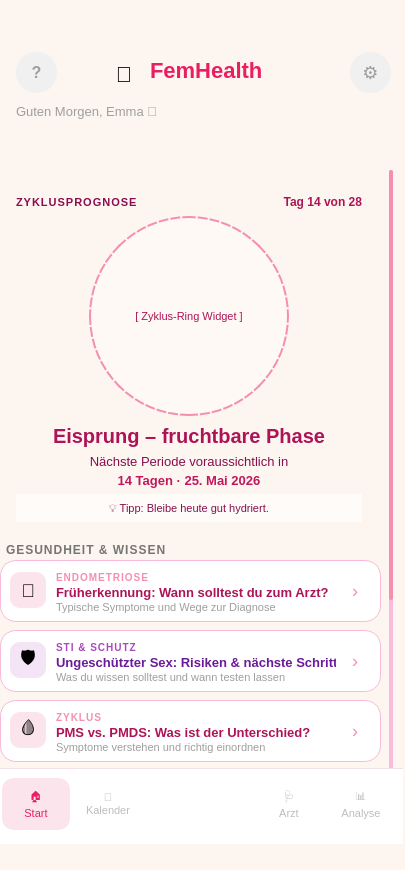
<?xml version="1.0" encoding="UTF-8"?>
<ui version="4.0">
 <class>FemHealthDashboard</class>
 <widget class="QWidget" name="FemHealthDashboard">
  <property name="geometry">
   <rect>
    <x>0</x>
    <y>0</y>
    <width>405</width>
    <height>870</height>
   </rect>
  </property>
  <property name="windowTitle">
   <string>FemHealth – Dashboard</string>
  </property>
  <property name="styleSheet">
   <string notr="true">
QWidget#FemHealthDashboard {
    background-color: #FDF6F0;
    font-family: &quot;Segoe UI&quot;, Arial, sans-serif;
}
QWidget#scrollContents {
    background-color: #FDF6F0;
}

/* ── Help-Button ── */
QPushButton#btnHelp {
    background-color: #F0F0F0; color: #9E9E9E;
    border-radius: 20px; font-size: 16px; font-weight: bold; border: none;
}
QPushButton#btnHelp:hover { background-color: #E0E0E0; }
QPushButton#btnHelp:pressed { background-color: #BDBDBD; }

/* ── Einstellungen-Button ── */
QPushButton#btnSettings {
    background-color: #F0F0F0; color: #9E9E9E;
    border-radius: 20px; font-size: 18px; border: none;
}
QPushButton#btnSettings:hover { background-color: #FCE4EC; color: #E91E63; }
QPushButton#btnSettings:pressed { background-color: #F8BBD9; }

/* ── Prognose-Karte ── */
QFrame#framePrognose {
    background: qlineargradient(x1:0, y1:0, x2:1, y2:1,
        stop:0 #FCE4EC, stop:0.5 #F8BBD9, stop:1 #F48FB1);
    border-radius: 24px; border: none;
}
QLabel#lblPrognoseTitle {
    color: #880E4F; font-size: 11px; font-weight: 700;
    letter-spacing: 1px; background: transparent;
}
QLabel#lblCyclePhase {
    color: #AD1457; font-size: 20px; font-weight: bold; background: transparent;
}
QLabel#lblPrognoseInfo { color: #880E4F; font-size: 13px; background: transparent; }
QLabel#lblDaysInfo { color: #C2185B; font-size: 13px; font-weight: bold; background: transparent; }
QLabel#lblCycleDay { color: #AD1457; font-size: 12px; font-weight: bold; background: transparent; }
QLabel#lblTip {
    color: #880E4F; font-size: 11px;
    background: rgba(255,255,255,0.55);
    border-radius: 20px; padding: 6px 14px;
}

/* ── Titel &amp; Begrüßung ── */
QLabel#lblAppTitle { color: #E91E63; font-size: 22px; font-weight: bold; background: transparent; }
QLabel#lblGreeting { color: #9E9E9E; font-size: 13px; background: transparent; }
QLabel#lblSectionTitle {
    color: #757575; font-size: 12px; font-weight: 700;
    letter-spacing: 1px; background: transparent;
}

/* ── Filter-Chips ── */
QPushButton#chipAlle, QPushButton#chipEndo, QPushButton#chipSTI,
QPushButton#chipZyklus, QPushButton#chipMental, QPushButton#chipErnaehrung {
    background-color: #FFFFFF; color: #AD1457; border-radius: 16px;
    font-size: 12px; font-weight: 600; border: 1.5px solid #F48FB1; padding: 4px 13px;
}
QPushButton#chipAlle:checked, QPushButton#chipEndo:checked, QPushButton#chipSTI:checked,
QPushButton#chipZyklus:checked, QPushButton#chipMental:checked, QPushButton#chipErnaehrung:checked {
    background-color: #F48FB1; color: #FFFFFF; border-color: #F48FB1;
}
QPushButton#chipAlle:hover, QPushButton#chipEndo:hover, QPushButton#chipSTI:hover,
QPushButton#chipZyklus:hover, QPushButton#chipMental:hover, QPushButton#chipErnaehrung:hover {
    background-color: #FCE4EC;
}

/* ── News-Karten ── */
QFrame#newsCard1, QFrame#newsCard2, QFrame#newsCard3,
QFrame#newsCard4, QFrame#newsCard5 {
    background-color: #FFFFFF; border-radius: 16px; border: 1px solid #F8BBD9;
}
QFrame#newsCard1:hover, QFrame#newsCard2:hover, QFrame#newsCard3:hover,
QFrame#newsCard4:hover, QFrame#newsCard5:hover { background-color: #FFF5F8; }
QLabel#newsCat1, QLabel#newsCat3 {
    color: #F48FB1; font-size: 10px; font-weight: 700; letter-spacing: 1px; background: transparent;
}
QLabel#newsCat2, QLabel#newsCat5 {
    color: #AB47BC; font-size: 10px; font-weight: 700; letter-spacing: 1px; background: transparent;
}
QLabel#newsCat4 {
    color: #1976D2; font-size: 10px; font-weight: 700; letter-spacing: 1px; background: transparent;
}
QLabel#newsTitle1, QLabel#newsTitle3 {
    color: #AD1457; font-size: 13px; font-weight: 700; background: transparent;
}
QLabel#newsTitle2, QLabel#newsTitle5 {
    color: #6A1B9A; font-size: 13px; font-weight: 700; background: transparent;
}
QLabel#newsTitle4 { color: #0D47A1; font-size: 13px; font-weight: 700; background: transparent; }
QLabel#newsSub1, QLabel#newsSub2, QLabel#newsSub3,
QLabel#newsSub4, QLabel#newsSub5 { color: #9E9E9E; font-size: 11px; background: transparent; }
QLabel#newsArrow1, QLabel#newsArrow2, QLabel#newsArrow3,
QLabel#newsArrow4, QLabel#newsArrow5 { color: #F48FB1; font-size: 18px; background: transparent; }

/* ── Social-Media ── */
QFrame#frameSocial {
    background-color: #FFFFFF; border-radius: 16px; border: 1px solid #F8BBD9;
}
QLabel#lblSocialTitle {
    color: #9E9E9E; font-size: 11px; font-weight: 700; letter-spacing: 1px; background: transparent;
}
QPushButton#btnInstagram, QPushButton#btnX, QPushButton#btnTikTok {
    background-color: #FCE4EC; color: #AD1457; border-radius: 12px;
    font-size: 12px; font-weight: 700; border: 1.5px solid #F48FB1; padding: 6px 14px;
}
QPushButton#btnInstagram:hover, QPushButton#btnX:hover, QPushButton#btnTikTok:hover {
    background-color: #F48FB1; color: #FFFFFF;
}
QPushButton#btnInstagram:pressed, QPushButton#btnX:pressed, QPushButton#btnTikTok:pressed {
    background-color: #E91E63; color: #FFFFFF;
}

/* ── Scroll ── */
QScrollArea { background: transparent; border: none; }
QScrollBar:vertical { width: 4px; background: #F8BBD9; border-radius: 2px; }
QScrollBar::handle:vertical { background: #F48FB1; border-radius: 2px; min-height: 20px; }
QScrollBar::add-line:vertical, QScrollBar::sub-line:vertical { height: 0; }
QScrollBar:horizontal { height: 0px; }

/* ── Bottom-Navigation ── */
QFrame#frameNavBar {
    background-color: #FFFFFF;
    border-top: 1px solid #F0E0E8;
}
QPushButton#navHome {
    color: #E91E63; background: #FCE4EC;
    border-radius: 12px; border: none; font-size: 11px;
}
QPushButton#navKalender, QPushButton#navArzt, QPushButton#navAnalyse {
    color: #BDBDBD; background: transparent; border: none; font-size: 11px;
}
QPushButton#navKalender:hover, QPushButton#navArzt:hover, QPushButton#navAnalyse:hover {
    color: #AD1457;
}
QPushButton#navTracken {
    background: qlineargradient(x1:0,y1:0,x2:1,y2:1,
        stop:0 #E91E63, stop:1 #C2185B);
    color: #FFFFFF; border: none; border-radius: 16px;
    font-size: 11px; font-weight: bold;
    min-width: 66px; max-width: 66px;
    min-height: 52px; max-height: 52px;
}
QPushButton#navTracken:hover { background: #C2185B; }
QPushButton#navTracken:pressed { background: #880E4F; }
   </string>
  </property>
  <widget class="QPushButton" name="btnHelp">
   <property name="geometry">
    <rect>
     <x>16</x>
     <y>52</y>
     <width>41</width>
     <height>41</height>
    </rect>
   </property>
   <property name="cursor">
    <cursorShape>PointingHandCursor</cursorShape>
   </property>
   <property name="toolTip">
    <string>Hilfe</string>
   </property>
   <property name="text">
    <string>?</string>
   </property>
  </widget>
  <widget class="QLabel" name="lblLogo">
   <property name="geometry">
    <rect>
     <x>110</x>
     <y>60</y>
     <width>28</width>
     <height>28</height>
    </rect>
   </property>
   <property name="styleSheet">
    <string>font-size:22px; background:transparent;</string>
   </property>
   <property name="text">
    <string>🌺</string>
   </property>
   <property name="alignment">
    <set>Qt::AlignCenter</set>
   </property>
  </widget>
  <widget class="QLabel" name="lblAppTitle">
   <property name="geometry">
    <rect>
     <x>150</x>
     <y>50</y>
     <width>148</width>
     <height>40</height>
    </rect>
   </property>
   <property name="text">
    <string>FemHealth</string>
   </property>
   <property name="alignment">
    <set>Qt::AlignLeading|Qt::AlignLeft|Qt::AlignVCenter</set>
   </property>
  </widget>
  <widget class="QPushButton" name="btnSettings">
   <property name="geometry">
    <rect>
     <x>350</x>
     <y>52</y>
     <width>41</width>
     <height>41</height>
    </rect>
   </property>
   <property name="cursor">
    <cursorShape>PointingHandCursor</cursorShape>
   </property>
   <property name="toolTip">
    <string>Einstellungen öffnen</string>
   </property>
   <property name="text">
    <string>⚙</string>
   </property>
  </widget>
  <widget class="QLabel" name="lblGreeting">
   <property name="geometry">
    <rect>
     <x>16</x>
     <y>100</y>
     <width>370</width>
     <height>22</height>
    </rect>
   </property>
   <property name="text">
    <string>Guten Morgen, Emma 👋</string>
   </property>
   <property name="alignment">
    <set>Qt::AlignLeading|Qt::AlignLeft|Qt::AlignVCenter</set>
   </property>
  </widget>
  <widget class="QScrollArea" name="scrollArea">
   <property name="geometry">
    <rect>
     <x>-10</x>
     <y>170</y>
     <width>403</width>
     <height>643</height>
    </rect>
   </property>
   <property name="horizontalScrollBarPolicy">
    <enum>Qt::ScrollBarAlwaysOff</enum>
   </property>
   <property name="widgetResizable">
    <bool>false</bool>
   </property>
   <widget class="QWidget" name="scrollContents">
    <property name="geometry">
     <rect>
      <x>0</x>
      <y>-317</y>
      <width>403</width>
      <height>960</height>
     </rect>
    </property>
    <widget class="QFrame" name="framePrognose">
     <property name="geometry">
      <rect>
       <x>10</x>
       <y>8</y>
       <width>381</width>
       <height>351</height>
      </rect>
     </property>
     <property name="frameShape">
      <enum>QFrame::StyledPanel</enum>
     </property>
     <property name="frameShadow">
      <enum>QFrame::Raised</enum>
     </property>
     <widget class="QLabel" name="lblPrognoseTitle">
      <property name="geometry">
       <rect>
        <x>16</x>
        <y>14</y>
        <width>200</width>
        <height>20</height>
       </rect>
      </property>
      <property name="text">
       <string>ZYKLUSPROGNOSE</string>
      </property>
     </widget>
     <widget class="QLabel" name="lblCycleDay">
      <property name="geometry">
       <rect>
        <x>220</x>
        <y>14</y>
        <width>142</width>
        <height>20</height>
       </rect>
      </property>
      <property name="text">
       <string>Tag 14 von 28</string>
      </property>
      <property name="alignment">
       <set>Qt::AlignRight|Qt::AlignTrailing|Qt::AlignVCenter</set>
      </property>
     </widget>
     <widget class="QLabel" name="lblCycleRingPlaceholder">
      <property name="geometry">
       <rect>
        <x>89</x>
        <y>38</y>
        <width>200</width>
        <height>200</height>
       </rect>
      </property>
      <property name="styleSheet">
       <string>color:#AD1457;font-size:11px;background:rgba(255,255,255,0.3);border-radius:100px;border:2px dashed #F48FB1;padding:10px;</string>
      </property>
      <property name="text">
       <string>[ Zyklus-Ring Widget ]</string>
      </property>
      <property name="alignment">
       <set>Qt::AlignCenter</set>
      </property>
      <property name="wordWrap">
       <bool>true</bool>
      </property>
     </widget>
     <widget class="QLabel" name="lblCyclePhase">
      <property name="geometry">
       <rect>
        <x>16</x>
        <y>244</y>
        <width>346</width>
        <height>28</height>
       </rect>
      </property>
      <property name="text">
       <string>Eisprung – fruchtbare Phase</string>
      </property>
      <property name="alignment">
       <set>Qt::AlignCenter</set>
      </property>
     </widget>
     <widget class="QLabel" name="lblPrognoseInfo">
      <property name="geometry">
       <rect>
        <x>16</x>
        <y>274</y>
        <width>346</width>
        <height>18</height>
       </rect>
      </property>
      <property name="text">
       <string>Nächste Periode voraussichtlich in</string>
      </property>
      <property name="alignment">
       <set>Qt::AlignCenter</set>
      </property>
     </widget>
     <widget class="QLabel" name="lblDaysInfo">
      <property name="geometry">
       <rect>
        <x>16</x>
        <y>292</y>
        <width>346</width>
        <height>20</height>
       </rect>
      </property>
      <property name="text">
       <string>14 Tagen · 25. Mai 2026</string>
      </property>
      <property name="alignment">
       <set>Qt::AlignCenter</set>
      </property>
     </widget>
     <widget class="QLabel" name="lblTip">
      <property name="geometry">
       <rect>
        <x>16</x>
        <y>316</y>
        <width>346</width>
        <height>28</height>
       </rect>
      </property>
      <property name="text">
       <string>💡 Tipp: Bleibe heute gut hydriert.</string>
      </property>
      <property name="alignment">
       <set>Qt::AlignCenter</set>
      </property>
     </widget>
    </widget>
    <widget class="QLabel" name="lblSectionTitle">
     <property name="geometry">
      <rect>
       <x>16</x>
       <y>370</y>
       <width>370</width>
       <height>20</height>
      </rect>
     </property>
     <property name="text">
      <string>GESUNDHEIT &amp; WISSEN</string>
     </property>
    </widget>
    <widget class="QFrame" name="newsCard1">
     <property name="geometry">
      <rect>
       <x>10</x>
       <y>390</y>
       <width>381</width>
       <height>62</height>
      </rect>
     </property>
     <property name="frameShape">
      <enum>QFrame::StyledPanel</enum>
     </property>
     <widget class="QLabel" name="newsIcon1">
      <property name="geometry">
       <rect>
        <x>10</x>
        <y>12</y>
        <width>36</width>
        <height>36</height>
       </rect>
      </property>
      <property name="styleSheet">
       <string>background:#FCE4EC;border-radius:10px;font-size:18px;</string>
      </property>
      <property name="text">
       <string>🌿</string>
      </property>
      <property name="alignment">
       <set>Qt::AlignCenter</set>
      </property>
     </widget>
     <widget class="QLabel" name="newsCat1">
      <property name="geometry">
       <rect>
        <x>56</x>
        <y>10</y>
        <width>260</width>
        <height>14</height>
       </rect>
      </property>
      <property name="text">
       <string>ENDOMETRIOSE</string>
      </property>
     </widget>
     <widget class="QLabel" name="newsTitle1">
      <property name="geometry">
       <rect>
        <x>56</x>
        <y>24</y>
        <width>280</width>
        <height>16</height>
       </rect>
      </property>
      <property name="text">
       <string>Früherkennung: Wann solltest du zum Arzt?</string>
      </property>
     </widget>
     <widget class="QLabel" name="newsSub1">
      <property name="geometry">
       <rect>
        <x>56</x>
        <y>40</y>
        <width>280</width>
        <height>14</height>
       </rect>
      </property>
      <property name="text">
       <string>Typische Symptome und Wege zur Diagnose</string>
      </property>
     </widget>
     <widget class="QLabel" name="newsArrow1">
      <property name="geometry">
       <rect>
        <x>352</x>
        <y>20</y>
        <width>20</width>
        <height>20</height>
       </rect>
      </property>
      <property name="text">
       <string>›</string>
      </property>
     </widget>
    </widget>
    <widget class="QFrame" name="newsCard2">
     <property name="geometry">
      <rect>
       <x>10</x>
       <y>460</y>
       <width>381</width>
       <height>62</height>
      </rect>
     </property>
     <property name="frameShape">
      <enum>QFrame::StyledPanel</enum>
     </property>
     <widget class="QLabel" name="newsIcon2">
      <property name="geometry">
       <rect>
        <x>10</x>
        <y>12</y>
        <width>36</width>
        <height>36</height>
       </rect>
      </property>
      <property name="styleSheet">
       <string>background:#F3E5F5;border-radius:10px;font-size:18px;</string>
      </property>
      <property name="text">
       <string>🛡️</string>
      </property>
      <property name="alignment">
       <set>Qt::AlignCenter</set>
      </property>
     </widget>
     <widget class="QLabel" name="newsCat2">
      <property name="geometry">
       <rect>
        <x>56</x>
        <y>10</y>
        <width>260</width>
        <height>14</height>
       </rect>
      </property>
      <property name="text">
       <string>STI &amp; SCHUTZ</string>
      </property>
     </widget>
     <widget class="QLabel" name="newsTitle2">
      <property name="geometry">
       <rect>
        <x>56</x>
        <y>24</y>
        <width>280</width>
        <height>16</height>
       </rect>
      </property>
      <property name="text">
       <string>Ungeschützter Sex: Risiken &amp; nächste Schritte</string>
      </property>
     </widget>
     <widget class="QLabel" name="newsSub2">
      <property name="geometry">
       <rect>
        <x>56</x>
        <y>40</y>
        <width>280</width>
        <height>14</height>
       </rect>
      </property>
      <property name="text">
       <string>Was du wissen solltest und wann testen lassen</string>
      </property>
     </widget>
     <widget class="QLabel" name="newsArrow2">
      <property name="geometry">
       <rect>
        <x>352</x>
        <y>20</y>
        <width>20</width>
        <height>20</height>
       </rect>
      </property>
      <property name="text">
       <string>›</string>
      </property>
     </widget>
    </widget>
    <widget class="QFrame" name="newsCard3">
     <property name="geometry">
      <rect>
       <x>10</x>
       <y>530</y>
       <width>381</width>
       <height>62</height>
      </rect>
     </property>
     <property name="frameShape">
      <enum>QFrame::StyledPanel</enum>
     </property>
     <widget class="QLabel" name="newsIcon3">
      <property name="geometry">
       <rect>
        <x>10</x>
        <y>12</y>
        <width>36</width>
        <height>36</height>
       </rect>
      </property>
      <property name="styleSheet">
       <string>background:#FCE4EC;border-radius:10px;font-size:18px;</string>
      </property>
      <property name="text">
       <string>🩸</string>
      </property>
      <property name="alignment">
       <set>Qt::AlignCenter</set>
      </property>
     </widget>
     <widget class="QLabel" name="newsCat3">
      <property name="geometry">
       <rect>
        <x>56</x>
        <y>10</y>
        <width>260</width>
        <height>14</height>
       </rect>
      </property>
      <property name="text">
       <string>ZYKLUS</string>
      </property>
     </widget>
     <widget class="QLabel" name="newsTitle3">
      <property name="geometry">
       <rect>
        <x>56</x>
        <y>24</y>
        <width>280</width>
        <height>16</height>
       </rect>
      </property>
      <property name="text">
       <string>PMS vs. PMDS: Was ist der Unterschied?</string>
      </property>
     </widget>
     <widget class="QLabel" name="newsSub3">
      <property name="geometry">
       <rect>
        <x>56</x>
        <y>40</y>
        <width>280</width>
        <height>14</height>
       </rect>
      </property>
      <property name="text">
       <string>Symptome verstehen und richtig einordnen</string>
      </property>
     </widget>
     <widget class="QLabel" name="newsArrow3">
      <property name="geometry">
       <rect>
        <x>352</x>
        <y>20</y>
        <width>20</width>
        <height>20</height>
       </rect>
      </property>
      <property name="text">
       <string>›</string>
      </property>
     </widget>
    </widget>
    <widget class="QFrame" name="frameSocial">
     <property name="geometry">
      <rect>
       <x>10</x>
       <y>600</y>
       <width>381</width>
       <height>72</height>
      </rect>
     </property>
     <property name="frameShape">
      <enum>QFrame::StyledPanel</enum>
     </property>
     <widget class="QLabel" name="lblSocialTitle">
      <property name="geometry">
       <rect>
        <x>12</x>
        <y>8</y>
        <width>80</width>
        <height>16</height>
       </rect>
      </property>
      <property name="text">
       <string>FOLGE UNS</string>
      </property>
     </widget>
     <widget class="QPushButton" name="btnInstagram">
      <property name="geometry">
       <rect>
        <x>12</x>
        <y>28</y>
        <width>116</width>
        <height>34</height>
       </rect>
      </property>
      <property name="cursor">
       <cursorShape>PointingHandCursor</cursorShape>
      </property>
      <property name="toolTip">
       <string>https://www.instagram.com/</string>
      </property>
      <property name="text">
       <string>📷 Instagram</string>
      </property>
     </widget>
     <widget class="QPushButton" name="btnX">
      <property name="geometry">
       <rect>
        <x>138</x>
        <y>28</y>
        <width>80</width>
        <height>34</height>
       </rect>
      </property>
      <property name="cursor">
       <cursorShape>PointingHandCursor</cursorShape>
      </property>
      <property name="toolTip">
       <string>https://x.com/</string>
      </property>
      <property name="text">
       <string>✕ X</string>
      </property>
     </widget>
     <widget class="QPushButton" name="btnTikTok">
      <property name="geometry">
       <rect>
        <x>228</x>
        <y>28</y>
        <width>90</width>
        <height>34</height>
       </rect>
      </property>
      <property name="cursor">
       <cursorShape>PointingHandCursor</cursorShape>
      </property>
      <property name="toolTip">
       <string>https://www.tiktok.com/</string>
      </property>
      <property name="text">
       <string>♪ TikTok</string>
      </property>
     </widget>
    </widget>
    <widget class="QLabel" name="lblSpacer">
     <property name="geometry">
      <rect>
       <x>0</x>
       <y>740</y>
       <width>403</width>
       <height>40</height>
      </rect>
     </property>
     <property name="text">
      <string/>
     </property>
    </widget>
    <widget class="QLabel" name="lblYoutubeThumbnail">
     <property name="geometry">
      <rect>
       <x>10</x>
       <y>690</y>
       <width>381</width>
       <height>200</height>
      </rect>
     </property>
     <property name="text">
      <string>TextLabel</string>
     </property>
    </widget>
    <widget class="QPushButton" name="buttonYoutube">
     <property name="geometry">
      <rect>
       <x>20</x>
       <y>900</y>
       <width>371</width>
       <height>32</height>
      </rect>
     </property>
     <property name="text">
      <string>Youtube Video starten</string>
     </property>
    </widget>
   </widget>
  </widget>
  <widget class="QFrame" name="frameNavBar">
   <property name="geometry">
    <rect>
     <x>0</x>
     <y>768</y>
     <width>403</width>
     <height>76</height>
    </rect>
   </property>
   <property name="frameShape">
    <enum>QFrame::NoFrame</enum>
   </property>
   <widget class="QPushButton" name="navHome">
    <property name="geometry">
     <rect>
      <x>2</x>
      <y>10</y>
      <width>68</width>
      <height>52</height>
     </rect>
    </property>
    <property name="text">
     <string>🏠
Start</string>
    </property>
   </widget>
   <widget class="QPushButton" name="navKalender">
    <property name="geometry">
     <rect>
      <x>74</x>
      <y>10</y>
      <width>68</width>
      <height>52</height>
     </rect>
    </property>
    <property name="cursor">
     <cursorShape>PointingHandCursor</cursorShape>
    </property>
    <property name="text">
     <string>📅
Kalender</string>
    </property>
   </widget>
   <widget class="QPushButton" name="navTracken">
    <property name="geometry">
     <rect>
      <x>169</x>
      <y>10</y>
      <width>66</width>
      <height>52</height>
     </rect>
    </property>
    <property name="cursor">
     <cursorShape>PointingHandCursor</cursorShape>
    </property>
    <property name="text">
     <string>📝
Eintrag</string>
    </property>
   </widget>
   <widget class="QPushButton" name="navArzt">
    <property name="geometry">
     <rect>
      <x>255</x>
      <y>10</y>
      <width>68</width>
      <height>52</height>
     </rect>
    </property>
    <property name="cursor">
     <cursorShape>PointingHandCursor</cursorShape>
    </property>
    <property name="text">
     <string>🩺
Arzt</string>
    </property>
   </widget>
   <widget class="QPushButton" name="navAnalyse">
    <property name="geometry">
     <rect>
      <x>327</x>
      <y>10</y>
      <width>68</width>
      <height>52</height>
     </rect>
    </property>
    <property name="cursor">
     <cursorShape>PointingHandCursor</cursorShape>
    </property>
    <property name="text">
     <string>📊
Analyse</string>
    </property>
   </widget>
  </widget>
 </widget>
 <resources/>
 <connections/>
 <slots>
  <slot>openSettings()</slot>
  <slot>openHelp()</slot>
  <slot>openZykluseintrag()</slot>
  <slot>openKalender()</slot>
  <slot>openAnalyse()</slot>
  <slot>openArzt()</slot>
  <slot>openInstagram()</slot>
  <slot>openX()</slot>
  <slot>openTikTok()</slot>
 </slots>
</ui>
